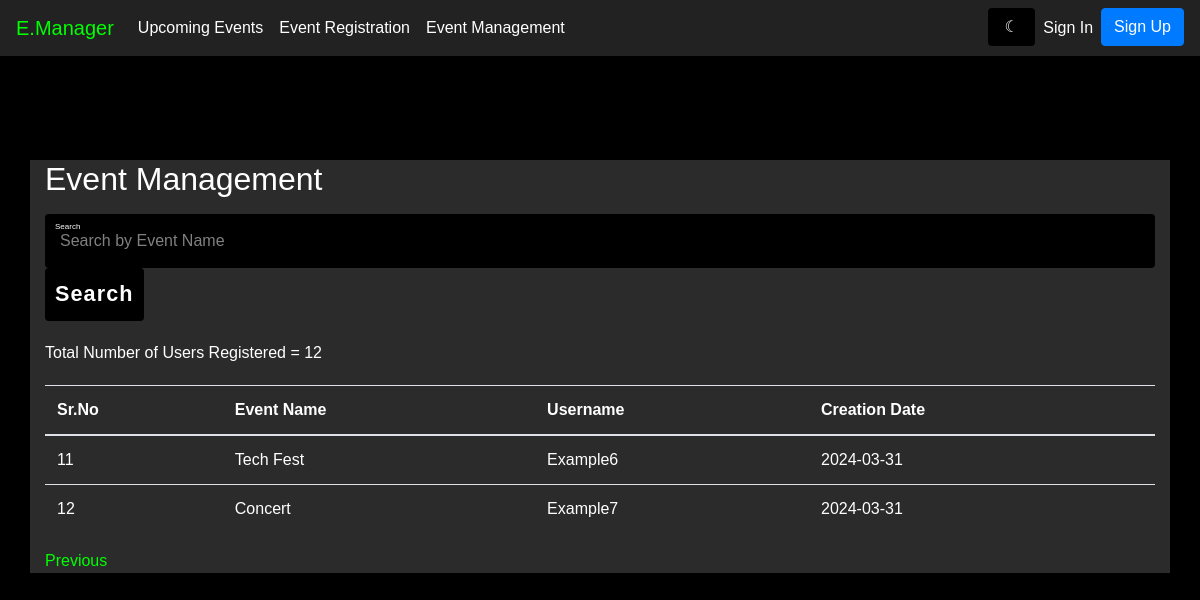
Before: /event_manager?page=2 with the older database file.
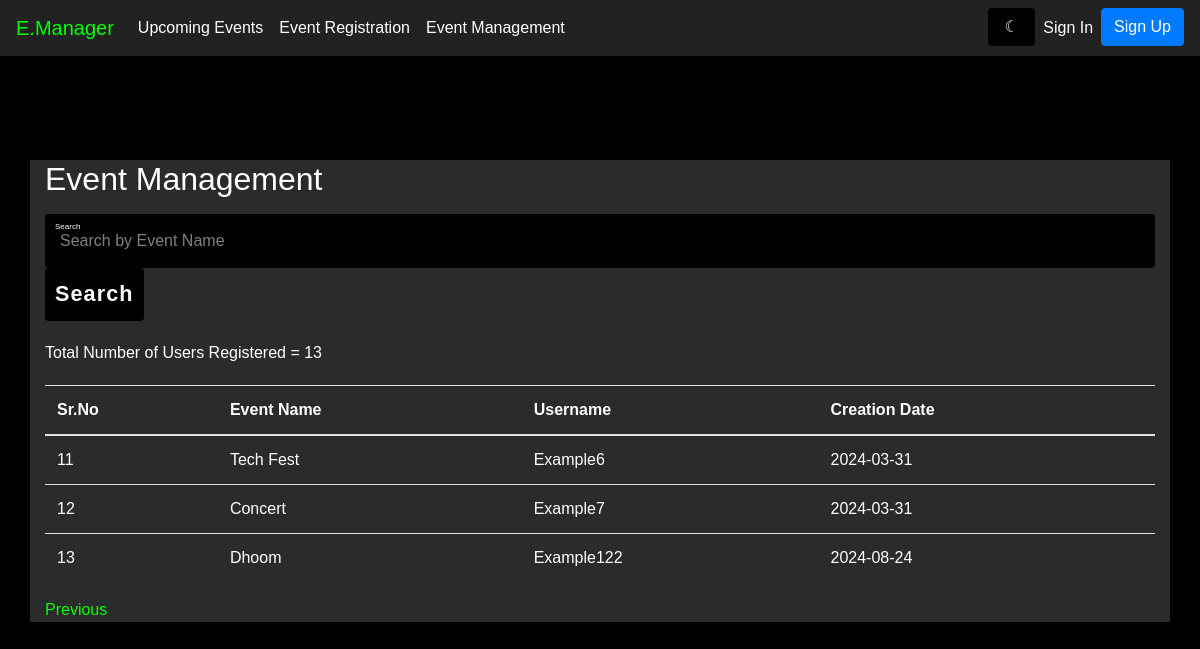
After: the same page with the newer database file.
### modules/models.py (models this page shows, shortened)
class Registration(db.Model):
    id = db.Column(db.Integer, primary_key=True)
    user_id = db.Column(db.Integer, db.ForeignKey('user.id'))
    event_id = db.Column(db.Integer, db.ForeignKey('event.id'))
    date_created = db.Column(db.DateTime, default=datetime.utcnow)
    user = db.relationship('User', backref=db.backref('registrations', lazy=True))
    event = db.relationship('Event', backref=db.backref('registrations', lazy=True))

class Event(db.Model):
    id = db.Column(db.Integer, primary_key=True)
    title = db.Column(db.String(80), nullable=False)
    description = db.Column(db.String(200), nullable=False)
    long_description = db.Column(db.String(2000), nullable=False)
    date = db.Column(db.DateTime, nullable=False)
    location = db.Column(db.String(80), nullable=False)
    organizer_name = db.Column(db.String(80), nullable=True)
    image_url = db.Column(db.String(200), nullable=False)
    creator_id = db.Column(db.Integer, db.ForeignKey('user.id'))
    creator = db.relationship('User', backref=db.backref('events', lazy=True))

### modules/event.py (the view, shortened to what this page needs)
@app.route('/event_manager', methods=['GET', 'POST'])
def event_manager():
    page = request.args.get('page', 1, type=int)
    reg = Registration.query.paginate(page=page, per_page=10, error_out=False)
    total_result = Registration.query.count()
    msg = get_flashed_messages()
    return render_template('event_manager.html', events=reg, msg=msg, total_result=total_result)

### modules/templates/event_manager.html (shortened to what this page needs)
<!DOCTYPE html>
<html lang="en">
<head>
    <link href="https://stackpath.bootstrapcdn.com/bootstrap/4.5.0/css/bootstrap.min.css" rel="stylesheet" />
    <link rel="stylesheet" href="{{ url_for('static', filename='css/dashboard.css') }}" />
</head>
<body class="{{ session['theme'] }}">
    <nav class="navbar navbar-expand-lg navbar-light bg-light fixed-top">
        <a class="navbar-brand" href="/event">E.Manager</a>
        <div class="collapse navbar-collapse" id="navbarNav">
            <ul class="navbar-nav">
                <li class="nav-item"><a class="nav-link" href="/event">Upcoming Events</a></li>
                <li class="nav-item"><a class="nav-link" href="/event">Event Registration</a></li>
                <li class="nav-item"><a class="nav-link" href="/event_manager">Event Management</a></li>
            </ul>
            <ul class="navbar-nav ml-auto">
                <form action="/toggle_theme" method="post" id="toggle-theme-form">
                    <input type="submit" class="form-control border-0" value="{% if session['theme'] == 'light-theme' %} &#9788 {% else %} &#9790 {% endif %}" />
                </form>
                {% if 'username' in session %}
                <li class="nav-item dropdown">
                    <a class="nav-link dropdown-toggle" href="#" id="navbarDropdown" role="button" data-toggle="dropdown"
                        aria-haspopup="true" aria-expanded="false">
                        👤 {{ session['username'] }}
                    </a>
                    <div class="dropdown-menu" aria-labelledby="navbarDropdown">
                        <a class="dropdown-item" href="/logout">Logout</a>
                    </div>
                </li>
                {% else %}
                <li class="nav-item"><a class="nav-link" href="/signin">Sign In</a></li>
                <li class="nav-item"><a class="btn btn-primary" href="/signup">Sign Up</a></li>
                {% endif %}
            </ul>
        </div>
    </nav>
    <section class="event-management">
        <div class="container ">
            <h2 class="mb-3">Event Management</h2>
            <form method="POST" class="mb-3">
                <div class="inputBox">
                    <input type="text" name="search" placeholder="Search by Event Name" />
                    <i>Search</i>
                </div>
                <input type="submit" value="Search" />
            </form>
            <div class="total-users">
                Total Number of Users Registered = {{ total_result }}
            </div>
            <table class="table mb-3">
                <thead>
                    <tr>
                        <th>Sr.No</th>
                        <th>Event Name</th>
                        <th>Username</th>
                        <th>Creation Date</th>
                    </tr>
                </thead>
                <tbody id="userTable">
                    {% for event in events %}
                    <tr>
                        <td>{{ event.id }}</td>
                        <td>{{ event.event.title }}</td>
                        <td>{{ event.user_id }}</td>
                        <td>{{ event.date_created.strftime('%Y-%m-%d') }}</td>
                    </tr>
                    {% endfor %}
                </tbody>
            </table>
            <div class="pagination">
                {% if events.has_prev %}
                <a href="{{ url_for('event_manager', page=events.prev_num) }}">Previous</a>
                {% endif %}
            </div>
        </div>
    </section>
</body>
</html>

Changed rows visible on the page:
added Registration: id "13", event "Dhoom", user_id "Example122", date_created "2024-08-24"
Other visible differences:
{{ total_result }}: "12" → "13"
